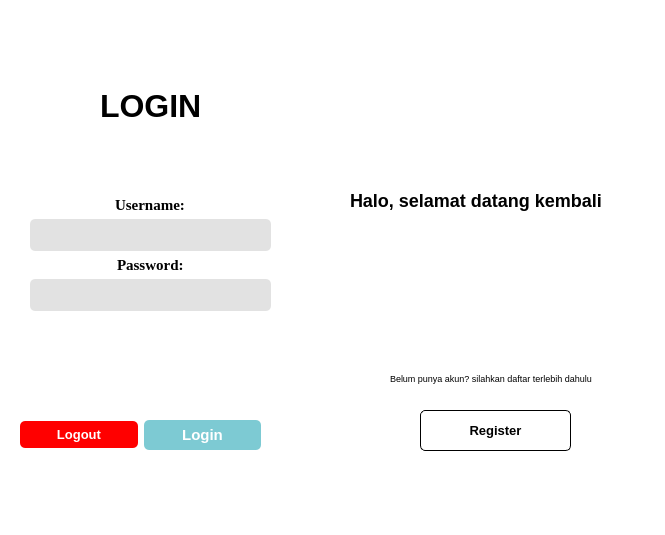
<?xml version="1.0" encoding="UTF-8"?>
<ui version="4.0">
 <class>MainWindow</class>
 <widget class="QMainWindow" name="MainWindow">
  <property name="geometry">
   <rect>
    <x>0</x>
    <y>0</y>
    <width>665</width>
    <height>535</height>
   </rect>
  </property>
  <property name="windowTitle">
   <string>MainWindow</string>
  </property>
  <property name="styleSheet">
   <string notr="true">background-color: rgb(255, 255, 255);</string>
  </property>
  <widget class="QWidget" name="centralwidget">
   <widget class="QLabel" name="label">
    <property name="geometry">
     <rect>
      <x>290</x>
      <y>-120</y>
      <width>481</width>
      <height>671</height>
     </rect>
    </property>
    <property name="styleSheet">
     <string notr="true">image: url(:/logo-apotek/asset/apotek.jpeg);</string>
    </property>
    <property name="text">
     <string/>
    </property>
   </widget>
   <widget class="QLabel" name="label_2">
    <property name="geometry">
     <rect>
      <x>350</x>
      <y>180</y>
      <width>271</width>
      <height>41</height>
     </rect>
    </property>
    <property name="font">
     <font>
      <pointsize>-1</pointsize>
      <bold>true</bold>
     </font>
    </property>
    <property name="styleSheet">
     <string notr="true">background-color: rgba(0, 0, 0, 0);
color: black;
font-size: 18px;
</string>
    </property>
    <property name="text">
     <string>Halo, selamat datang kembali</string>
    </property>
   </widget>
   <widget class="QLabel" name="label_3">
    <property name="geometry">
     <rect>
      <x>100</x>
      <y>90</y>
      <width>111</width>
      <height>31</height>
     </rect>
    </property>
    <property name="font">
     <font>
      <pointsize>24</pointsize>
      <bold>true</bold>
     </font>
    </property>
    <property name="text">
     <string>LOGIN</string>
    </property>
   </widget>
   <widget class="QPushButton" name="pushButton_register">
    <property name="geometry">
     <rect>
      <x>420</x>
      <y>410</y>
      <width>151</width>
      <height>41</height>
     </rect>
    </property>
    <property name="font">
     <font>
      <pointsize>10</pointsize>
      <bold>true</bold>
     </font>
    </property>
    <property name="styleSheet">
     <string notr="true">QPushButton {
    background-color: rgba(0, 0, 0, 0); /* transparan */
    border-radius: 5px;
    border-width: 1px;
    border-style: solid;
    border-color: rgb(0, 0, 0);
    color: black; /* default text color */
    padding: 6px 12px;
}

/* Hover effect */
QPushButton:hover {
    background-color: rgb(60, 60, 60); /* abu-abu gelap */
    color: white;
}

/* Selected (checked) state */
QPushButton:checked {
    background-color: rgb(60, 60, 60); /* abu-abu gelap */
    color: white;
    border-color: rgb(80, 80, 80); /* sedikit lebih gelap */
}
</string>
    </property>
    <property name="text">
     <string>Register</string>
    </property>
   </widget>
   <widget class="QLabel" name="label_6">
    <property name="geometry">
     <rect>
      <x>390</x>
      <y>370</y>
      <width>211</width>
      <height>16</height>
     </rect>
    </property>
    <property name="font">
     <font>
      <pointsize>7</pointsize>
     </font>
    </property>
    <property name="styleSheet">
     <string notr="true">background-color: rgba(0, 0, 0, 0);
color: black;</string>
    </property>
    <property name="text">
     <string>Belum punya akun? silahkan daftar terlebih dahulu</string>
    </property>
   </widget>
   <widget class="QWidget" name="layoutWidget">
    <property name="geometry">
     <rect>
      <x>30</x>
      <y>190</y>
      <width>241</width>
      <height>121</height>
     </rect>
    </property>
    <layout class="QVBoxLayout" name="verticalLayout">
     <property name="spacing">
      <number>0</number>
     </property>
     <property name="topMargin">
      <number>0</number>
     </property>
     <property name="bottomMargin">
      <number>0</number>
     </property>
     <item alignment="Qt::AlignHCenter">
      <widget class="QLabel" name="label_5">
       <property name="font">
        <font>
         <family>Times New Roman</family>
         <pointsize>11</pointsize>
         <bold>true</bold>
        </font>
       </property>
       <property name="styleSheet">
        <string notr="true">background-color: rgba(255, 255, 255, 60);
border-radius: 20px;</string>
       </property>
       <property name="text">
        <string>Username:</string>
       </property>
      </widget>
     </item>
     <item>
      <widget class="QLineEdit" name="lineEdit">
       <property name="font">
        <font>
         <family>Times New Roman</family>
         <pointsize>11</pointsize>
         <bold>true</bold>
        </font>
       </property>
       <property name="styleSheet">
        <string notr="true">border-radius: 5px;
background-color: rgb(226, 226, 226);
padding: 6px 8px;</string>
       </property>
       <property name="text">
        <string/>
       </property>
      </widget>
     </item>
     <item alignment="Qt::AlignHCenter">
      <widget class="QLabel" name="label_4">
       <property name="font">
        <font>
         <family>Times New Roman</family>
         <pointsize>11</pointsize>
         <bold>true</bold>
        </font>
       </property>
       <property name="styleSheet">
        <string notr="true">background-color: rgba(255, 255, 255, 60);
border-radius: 20px;</string>
       </property>
       <property name="text">
        <string>Password:</string>
       </property>
      </widget>
     </item>
     <item>
      <widget class="QLineEdit" name="lineEdit_2">
       <property name="font">
        <font>
         <family>Times New Roman</family>
         <pointsize>11</pointsize>
         <bold>true</bold>
        </font>
       </property>
       <property name="styleSheet">
        <string notr="true">border-radius: 5px;
background-color: rgb(226, 226, 226);
padding: 6px 8px;</string>
       </property>
       <property name="text">
        <string/>
       </property>
      </widget>
     </item>
    </layout>
   </widget>
   <widget class="QWidget" name="layoutWidget">
    <property name="geometry">
     <rect>
      <x>20</x>
      <y>410</y>
      <width>241</width>
      <height>51</height>
     </rect>
    </property>
    <layout class="QGridLayout" name="gridLayout">
     <item row="0" column="0">
      <widget class="QPushButton" name="pushButton_logout">
       <property name="font">
        <font>
         <pointsize>10</pointsize>
         <bold>true</bold>
        </font>
       </property>
       <property name="styleSheet">
        <string notr="true">QPushButton { 
border-radius: 5px;
padding: 6px 8px; 
	background-color: rgb(255, 0, 0);
    color: white;
}

/* Saat kursor hover */
QPushButton:hover {
     /* warna saat hover */
background-color:rgb(213, 0, 0);
	color: white;
}

/* Saat tombol ditekan */
QPushButton:pressed {
     /* warna saat ditekan */
background-color: rgb(213, 0, 0);
	color: white;
}</string>
       </property>
       <property name="text">
        <string>Logout</string>
       </property>
      </widget>
     </item>
     <item row="0" column="1">
      <widget class="QPushButton" name="pushButton_login">
       <property name="font">
        <font>
         <pointsize>11</pointsize>
         <bold>true</bold>
        </font>
       </property>
       <property name="styleSheet">
        <string notr="true">QPushButton { 
background-color: rgb(125, 202, 211);
border-radius: 5px;
padding: 6px 8px;
color: rgb(255, 255, 255);
}

/* Saat kursor hover */
QPushButton:hover {
     /* warna saat hover */
	background-color: rgb(36, 79, 124);
	color: white;
}

/* Saat tombol ditekan */
QPushButton:pressed {
     /* warna saat ditekan */	background-color: rgb(36, 79, 124);
	color: white;
}

</string>
       </property>
       <property name="text">
        <string>Login</string>
       </property>
      </widget>
     </item>
    </layout>
   </widget>
  </widget>
  <widget class="QMenuBar" name="menubar">
   <property name="geometry">
    <rect>
     <x>0</x>
     <y>0</y>
     <width>665</width>
     <height>22</height>
    </rect>
   </property>
  </widget>
  <widget class="QStatusBar" name="statusbar"/>
 </widget>
 <resources>
  <include location="frontend/logo-apotek.qrc"/>
 </resources>
 <connections/>
</ui>
